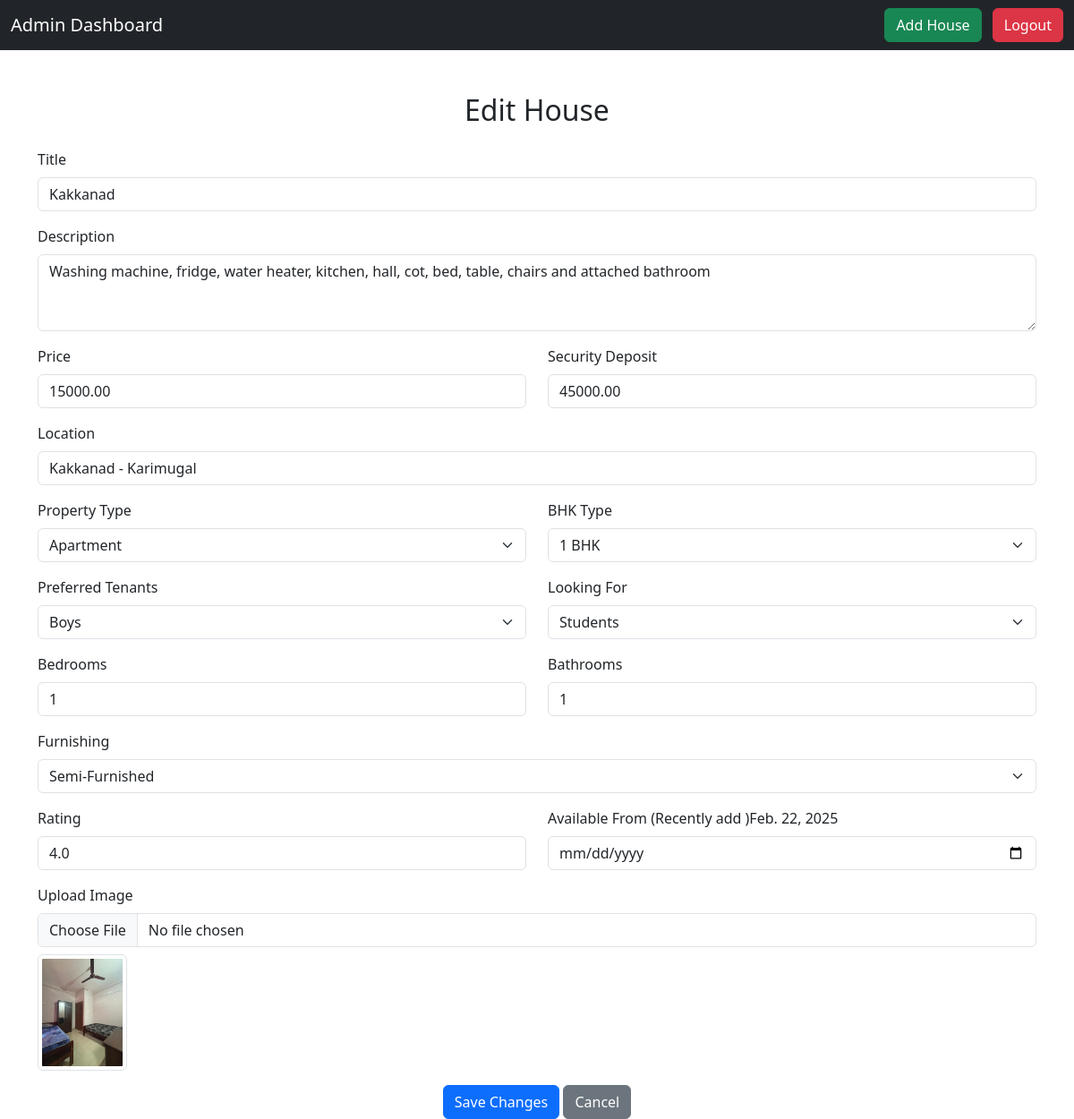
The page /edit/3/ on the database its author committed.
### app/models.py (models this page shows, shortened)
class House(models.Model):
    PROPERTY_TYPES = [
        ('apartment', 'Apartment'),
        ('flat', 'Flat'),
        ('house', 'House'),
        ('pg', 'PG'),
    ]
    BHK_CHOICES = [
        ('1RK', '1 RK'),
        ('1BHK', '1 BHK'),
        ('2BHK', '2 BHK'),
        ('3BHK', '3 BHK'),
        ('4BHK', '4 BHK'),
    ]
    PREFERRED_TENANTS = [
        ('boys', 'Boys'),
        ('girls', 'Girls'),
        ('couples', 'Couples'),
        ('family', 'Family'),
        ('mixed', 'Mixed'),
        ('unmarried_couples', 'Unmarried Couples'),
    ]
    LOOKING_FOR_CHOICES = [
        ('students', 'Students'),
        ('working_professionals', 'Working Professionals'),
        ('family', 'Family'),
    ]
    title = models.CharField(max_length=200)
    description = models.TextField()
    price = models.DecimalField(max_digits=10, decimal_places=2)
    security_deposit = models.DecimalField(max_digits=10, decimal_places=2, default=0)
    location = models.CharField(max_length=200)
    image = models.ImageField(blank=True, null=True)
    property_type = models.CharField(max_length=20, choices=PROPERTY_TYPES)
    bhk_type = models.CharField(max_length=10, choices=BHK_CHOICES, default='1RK')
    preferred_tenants = models.CharField(max_length=20, choices=PREFERRED_TENANTS)
    looking_for = models.CharField(max_length=30, choices=LOOKING_FOR_CHOICES)
    bedrooms = models.PositiveIntegerField(default=1)
    bathrooms = models.PositiveIntegerField(default=1)
    furnishing = models.CharField(max_length=50, choices=[('semi-furnished', 'Semi-Furnished'), ('fully-furnished', 'Fully-Furnished'), ('unfurnished', 'Unfurnished')])
    rating = models.FloatField(default=0.0)
    available_from = models.DateField()

### app/views.py (the view)
# urls.py: path('edit/<id>/', views.edit_house),  # Edit House
def edit_house(request,id):
    house = get_object_or_404(House, id=id)  # Get the house or return 404
    if request.method == 'POST':
        form = HouseForm(request.POST, request.FILES, instance=house)
        if form.is_valid():
            form.save()
            return redirect(admin_home)  # Redirect to house list after saving
        else:
            return redirect(admin_home)
    else:
        form = HouseForm(instance=house)
    return render(request, 'admin/edit_house.html', {'form': form, 'house': house})

### app/forms.py
class HouseForm(forms.ModelForm):
    class Meta:
        model = House
        fields = '__all__'
        widgets = {
            'available_from': forms.DateInput(attrs={'type': 'date'}),
            'description': forms.Textarea(attrs={'rows': 4}),
        }

### template/admin/edit_house.html (shortened to what this page needs)
<!DOCTYPE html>
<html lang="en">
<head>
    {% load static %}
    <link rel="stylesheet" href="https://cdn.jsdelivr.net/npm/bootstrap@5.3.0/dist/css/bootstrap.min.css">
</head>
<body>
    <nav class="navbar navbar-dark bg-dark">
        <div class="container-fluid d-flex justify-content-between">
            <a class="navbar-brand">Admin Dashboard</a>
            <div>
                <a class="btn btn-success me-2" href="add_house">Add House</a>
                <a class="btn btn-danger" href="logout">Logout</a>
            </div>
        </div>
    </nav>
    <div class="container mt-5">
        <h2 class="text-center mb-4">Edit House</h2>
        <form method="POST" enctype="multipart/form-data">
            <div class="mb-3">
                <label class="form-label">Title</label>
                <input type="text" name="title" class="form-control" value="{{ form.title.value }}" required>
            </div>
            <div class="mb-3">
                <label class="form-label">Description</label>
                <textarea name="description" class="form-control" rows="3" required>{{ form.description.value }}</textarea>
            </div>
            <div class="row">
                <div class="col-md-6 mb-3">
                    <label class="form-label">Price</label>
                    <input type="number" name="price" class="form-control" step="0.01" value="{{ form.price.value }}" required>
                </div>
                <div class="col-md-6 mb-3">
                    <label class="form-label">Security Deposit</label>
                    <input type="number" name="security_deposit" class="form-control" step="0.01" value="{{ form.security_deposit.value }}" required>
                </div>
            </div>
            <div class="mb-3">
                <label class="form-label">Location</label>
                <input type="text" name="location" class="form-control" value="{{ form.location.value }}" required>
            </div>
            <div class="row">
                <div class="col-md-6 mb-3">
                    <label class="form-label">Property Type</label>
                    <select name="property_type" class="form-select" required>
                        {% for value, label in form.property_type.field.choices %}
                        <option value="{{ value }}" {% if form.property_type.value == value %}selected{% endif %}>{{ label }}</option>
                        {% endfor %}
                    </select>
                </div>
                <div class="col-md-6 mb-3">
                    <label class="form-label">BHK Type</label>
                    <select name="bhk_type" class="form-select" required>
                        {% for value, label in form.bhk_type.field.choices %}
                        <option value="{{ value }}" {% if form.bhk_type.value == value %}selected{% endif %}>{{ label }}</option>
                        {% endfor %}
                    </select>
                </div>
            </div>
            <div class="row">
                <div class="col-md-6 mb-3">
                    <label class="form-label">Preferred Tenants</label>
                    <select name="preferred_tenants" class="form-select" required>
                        {% for value, label in form.preferred_tenants.field.choices %}
                        <option value="{{ value }}" {% if form.preferred_tenants.value == value %}selected{% endif %}>{{ label }}</option>
                        {% endfor %}
                    </select>
                </div>
                <div class="col-md-6 mb-3">
                    <label class="form-label">Looking For</label>
                    <select name="looking_for" class="form-select" required>
                        {% for value, label in form.looking_for.field.choices %}
                        <option value="{{ value }}" {% if form.looking_for.value == value %}selected{% endif %}>{{ label }}</option>
                        {% endfor %}
                    </select>
                </div>
            </div>
            <div class="row">
                <div class="col-md-6 mb-3">
                    <label class="form-label">Bedrooms</label>
                    <input type="number" name="bedrooms" class="form-control" value="{{ form.bedrooms.value }}" required>
                </div>
                <div class="col-md-6 mb-3">
                    <label class="form-label">Bathrooms</label>
                    <input type="number" name="bathrooms" class="form-control" value="{{ form.bathrooms.value }}" required>
                </div>
            </div>
            <div class="mb-3">
                <label class="form-label">Furnishing</label>
                <select name="furnishing" class="form-select" required>
                    {% for value, label in form.furnishing.field.choices %}
                    <option value="{{ value }}" {% if form.furnishing.value == value %}selected{% endif %}>{{ label }}</option>
                    {% endfor %}
                </select>
            </div>
            <div class="row">
                <div class="col-md-6 mb-3">
                    <label class="form-label">Rating</label>
                    <input type="number" name="rating" class="form-control" step="0.1" value="{{ form.rating.value }}" required>
                </div>
                <div class="col-md-6 mb-3">
                    <label class="form-label">Available From</label>
                    (Recently add ){{ form.available_from.value }}
                    <input type="date" name="available_from" class="form-control" value="{{ form.available_from.value }}" >
                </div>
            </div>
            <div class="mb-3">
                <label class="form-label">Upload Image</label>
                <input type="file" name="image" class="form-control">
                {% if form.instance.image %}
                <div class="mt-2">
                    <img src="{{ form.instance.image.url }}" width="100" class="img-thumbnail">
                </div>
                {% endif %}
            </div>
            <div class="text-center">
                <button type="submit" class="btn btn-primary">Save Changes</button>
                <a href="../../admin_home" class="btn btn-secondary">Cancel</a>
            </div>
        </form>
    </div>
</body>
</html>

### rows shown on the page
House: title "Kakkanad", description "Washing machine, fridge, water heater, kitchen, hall, cot, bed, table, chairs and attached bathroom", price "15000.00", security_deposit "45000.00", location "Kakkanad - Karimugal", property_type "Apartment", bhk_type "1 BHK", preferred_tenants "Boys", looking_for "Students", furnishing "Semi-Furnished", rating "4.0", available_from.value "Feb. 22, 2025", instance.image (picture)
